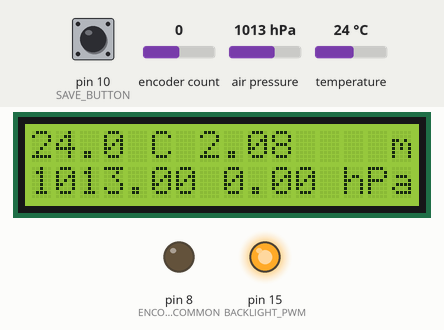
Recording of a sketch running on a simulated Arduino Uno, built with avr-gcc and run on an emulated ATmega328P. Shown: 16×2 character LCD, output pins drawn as LEDs (lit = HIGH). The inputs (shaded band) are chosen by the test bench; at power-on: air pressure 1013 hPa, pin 10 (SAVE_BUTTON) HIGH, temperature 24 °C, encoder count 0. Pins used as bus, display or sensor lines are not drawn; what the sketch prints to the serial monitor is not drawn.

Above: at 1.2 s.
1.3 s: air pressure set to 952 hPa
At 2.7 s:
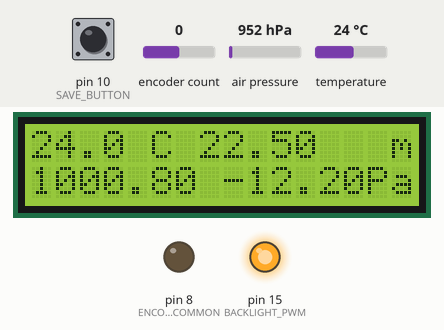
5.4 s: pin 10 (SAVE_BUTTON) pulled LOW for 1 s
At 6.9 s:
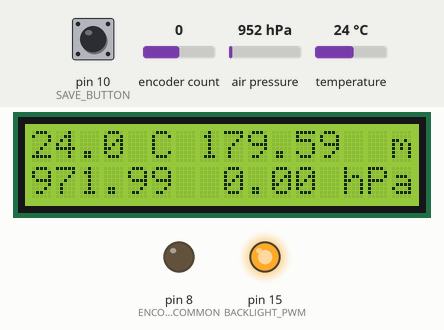
8.6 s: temperature set to 12 °C
At 9.9 s:
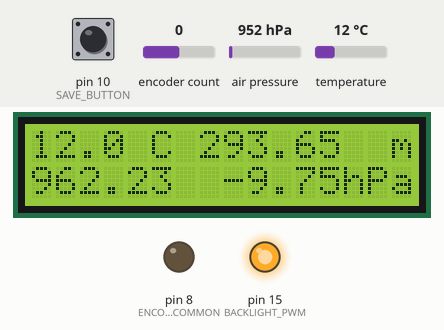
11.6 s: pin 10 (SAVE_BUTTON) pulled LOW for 1 s
At 13.0 s:
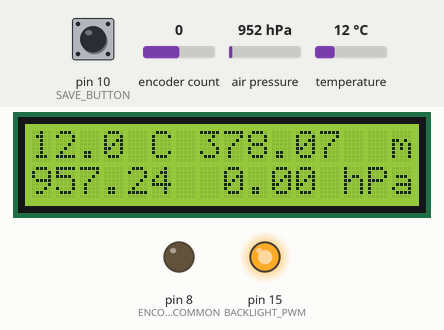
14.7 s: air pressure set to 975 hPa
At 16.0 s:
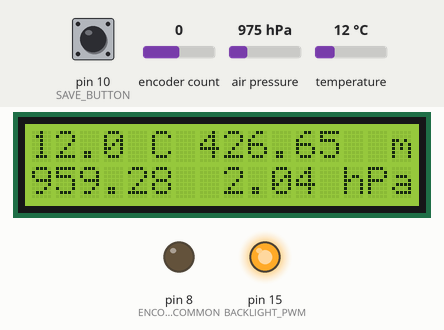
17.7 s: temperature set to 19 °C
At 19.1 s:
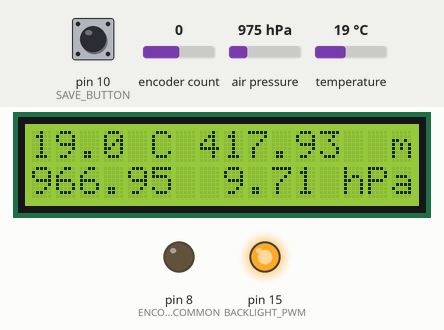
Timing chart, 0 to 20.7 s (numbered marks = the images above; inputs shaded):
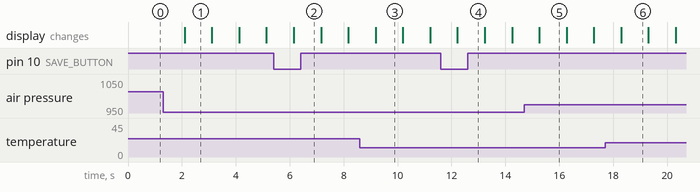

The sketch:

BarometerLCD.ino
```cpp
#include <Encoder.h>

// Connect a 10DOF http://www.geeetech.com/wiki/index.php/10DOF_ITG3200/ADXL345/HMC5883L/BMP085_sensor_breakout
// with a BMP085 pressure sensor to a
// LCD screen to report pressure and temperature


   #include <Wire.h>
   #include <SPI.h>
   #define SLP 101325 //Sea Level Pressure definition
   #include <Adafruit_Sensor.h>
   #include <Adafruit_BMP085_U.h> // per https://github.com/adafruit/Adafruit_BMP085_Unified
   #include <LiquidCrystal.h>
   #define SENSE_VCC 4
   #define SENSE_GND 3
   #define SAVE_BUTTON 10
   #define ENCODER_COMMON 8
   #define EWMA 0.2
   #define CONTRAST_PWM 14  // Jumper to LCD3/VD
   #define BACKLIGHT_PWM 15 // 220 ohm in series to LCD16/LED-

   Encoder menu(7,9);

//   #include <Adafruit_Sensor.h>
 //   #include <Adafruit_BMP085.h>
//    Adafruit_BMP085 bmp;  // 10DOF stick Pins GND=3 VCC=4 SCL=5 SDA=6
     Adafruit_BMP085_Unified bmp = Adafruit_BMP085_Unified(10085);

     LiquidCrystal lcd(11, 12, 13, 18, 19, 20, 21); //RS(4),EN6(6),D4,D5,D6,D7 (11-14)

     // LCD16<>220<>GND LCD15<>+5  for LED
     //
     // LCD1<>GND  LCD2<>+5 LCD3=PotWiper10K LCD5=
     //
     //      LCD     Teensy2.0
     // LCD1 GND
     // LCD2 VDD
     // LCD3 VD          Contrast voltage- Jumper to CONTRAST_PWM
     // LCD4 RS     11
     // LCD5 R/~W   12   (hold low for write)
     // LCD6 EN     13
     // LCD7 D0     14
     // LCD8 D1     15
     // LCD9 D2     16
     // LCD10 D3    17
     // LCD11 D4    18
     // LCD12 D5    19
     // LCD13 D6    20
     // LCD14 D7    21
     // LCD15 LED+  +5   backlight
     // LCD16 LED-  220 ohm -> BACKLIGHT_PWM

   float altZ = -9999.0;
   float pressure_save = 101325;
   float pressureZ = -9999.0;

    void setup(void)
    {
      /* put the LCD in write mode */
    //  pinMode(12,OUTPUT);  // LCD R/~W
    //  digitalWrite(12,LOW);
      pinMode(SAVE_BUTTON,INPUT_PULLUP);
      pinMode(SENSE_VCC,OUTPUT); // Sensor
      pinMode(SENSE_GND,OUTPUT);
      pinMode(ENCODER_COMMON,OUTPUT);
      pinMode(CONTRAST_PWM,OUTPUT); // Contrast PWM
      analogWrite(CONTRAST_PWM,80);
      pinMode(BACKLIGHT_PWM,OUTPUT); // Backlight PWM
      analogWrite(BACKLIGHT_PWM,160);
      digitalWrite(SENSE_VCC,HIGH);
      digitalWrite(SENSE_GND,LOW);
      digitalWrite(ENCODER_COMMON,LOW);
      Serial.begin(9600);
      Serial.println("Pressure Sensor Test"); Serial.println("");
      /* Initialise the sensor */
      if(!bmp.begin()){
        while(1){
          Serial.print("Ooops, no BMP085 detected ... Check wiring per https://github.com/drf5n/BarometerLCD");
          delay(1000);
        }
      }

      lcd.begin(16,2); //Init for a 16x2 LCD
      lcd.clear(); //Just to be sure...
      menu.write(0);
    }

    void loop(void)
    {

        /* Display atmospheric pressure in hPa in console*/
        /* First we get the current temperature from the BMP085 */
        float temperature, pressure;
        digitalWrite(SENSE_VCC,HIGH);
        bmp.getTemperature(&temperature);
        bmp.getPressure(&pressure);
        if (pressureZ == -9999.0) {  // Initialize EWMA quickly
            pressureZ = pressure;
        } else {
            pressureZ = (1.0-EWMA)*pressureZ + EWMA * pressure;
        }
        pressure=pressureZ; // Use smoothed pressure
        if (!digitalRead(SAVE_BUTTON))
             pressure_save=pressure;
        digitalWrite(SENSE_VCC,LOW);

        /* Then convert the atmospheric pressure, SLP and temp to altitude */
        float seaLevelPressure = SLP;
        float altitude;
        //altitude=bmp.readAltitude(seaLevelPressure);
        altitude=bmp.pressureToAltitude(seaLevelPressure,pressure);
        if (altZ < -999.0) { // Fast EWMA initialization
           altZ = altitude;
           pressure_save=pressure;
        }
        else
        {
            altZ = (1.0-EWMA)*altZ + EWMA*altitude;
        }


        //Display data on console
        Serial.print("Temp: ");
        Serial.print(temperature);
        Serial.println(" C");
        Serial.print("Pressure: ");
        Serial.print(pressure);
        Serial.println(" Pa");
        //Display Altitude on console
        Serial.print("Alt: ");
        Serial.print(altZ);
        Serial.println(" m");
        Serial.print(menu.read());
        Serial.println(" menu");
        Serial.println("");

        //Display temperature on LCD
        lcd.setCursor(0,0);
        lcd.print("     C         m"); //We do it this way so that The "C" is always at the same place on the screen
        lcd.setCursor(0,0);
        lcd.print(temperature,1); //Some of the digits will overwrite the spaces left before "C"
        lcd.setCursor(7,0);
        lcd.print(altZ,2); //Some of the digits will overwrite the spaces left before "C"

        //Display Altitude on LCD
        lcd.setCursor(0,1);
        lcd.print("    .   d");
        lcd.setCursor(0,1);
        lcd.print(pressure/100.0,2);
        lcd.setCursor(11,1);
        lcd.print("  hPa");
        lcd.setCursor(8,1);
        lcd.print((pressure-pressure_save)/100.0,2);

      Serial.println("End of loop");
      digitalWrite(11,LOW); // Darken Teensy's LED
      delay(1000);
    }
```

Measured:
- after the input at 1.3 s, the display: changes after 0.80 s (image 1)
- after the input at 5.4 s, the display: changes after 0.75 s (image 2)
- after the input at 11.6 s, the display: changes after 0.62 s (image 4)
- what the display in image 1 shows lasts 1.0 s, from 2.1 s to 3.1 s
